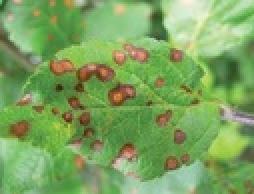
%> input picture Disease8.jpg, 127 x 97 px, shrunk from 256 x 197 before the run (shown 2 times larger)
$ octave kmeans_segmentation_assignment_part2.m   (GNU Octave 9; MATLAB toolbox functions it lacks are replaced by stand-ins)
%> lines starting %> are read from the running program, lines starting %| are printed output that depends on the picture
### kmeans_modified.m
%%%%%%%%%%%%%%%%%%%%%%%%%%%%%%%%%%%%%%%%%%%%%
%% SC556 - Assignment
% Author: Narmada Balasooriya
% Registration Number: PGIS/SC/MSC/CSC/17/06
% k-means algorithm
%%
%%%%%%%%%%%%%%%%%%%%%%%%%%%%%%%%%%%%%%%%%%%%%

function [indices, centroids] = kmeans_new_v2(X, k)
    %% Variable Initializations %$
    Y = X;
    [rows,m] = size(Y); % get the size of the dataset
    max_iterations = 10; % set the maximum number of iterations
    centroids = zeros(k, m); % initialize the centroids
    Y_new = Y; % create Y_new -> which will change
    rand_datapoint_size = floor(rows/k); % random data point size for a cluster
    iter = 0;
    min_dis = 0;

    %% Centroid Initialization %%
    % select some random datapoints and get the centroids
    for i=1:k
        new_idx = (1:rand_datapoint_size);
        random_cluster = Y_new(new_idx, :);
        centroids(i,:) = mean(random_cluster); % generate the centroid
        Y_new(new_idx,:) = []; % remove the used rows
    end

    %% Main Loop %%

    while(1)
        iter = iter + 1; % iterate

        %% Distance computation %%
        % compute the distance from each datapoint to centroid and get the
        % minimum distance and the corresponding index of the centroid list

        for n=1:rows

            minIdx = 1; % Idx of minimum distance
            min_dis = norm(Y(n,:)-centroids(minIdx,:),2);

           for j = 1:k
                dist = norm(centroids(j,:)-X(n,:),2);
                if(dist < min_dis)% check for the minimum distance
                    min_dis = dist;
                    minIdx = j; % change the index
                end
           end
           indices(n) = minIdx; % update the indices vector
        end

        %% Recalculate the centroids %%

        for x=1:k
            %caculate the new mean for the clusters -> centroids
            centroids(x,:) = sum(Y(find(indices==x),:));
            centroids(x,:) = centroids(x,:) / length(find(indices==x));

        end

        %% convergence criteria
        if(min_dis < 0.01)
            break;
        end

        %% convergence criteria - alternative
        if(iter>max_iterations)
            break;
        end
    end

end

### kmeans_segmentation_assignment_part2.m
%%%%%%%%%%%%%%%%%%%%%%%%%%%%%%%%%%%%%%%%%%%%%
% Author: Narmada Balasooriya
% k-means image segmentation implementation
%%%%%%%%%%%%%%%%%%%%%%%%%%%%%%%%%%%%%%%%%%%%%

%% Read the images
image_1 = imread('Disease8.jpg');
%> image_1 is the input picture: size 97x127x3 uint8; mean R, G, B 124.2, 163.9, 94.7
image_2 = imread('Disease11.jpg');
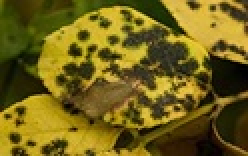
%> input picture Disease11.jpg, 124 x 78 px, shrunk from 250 x 157 before the run (shown 2 times larger)
%> image_2 is the input picture: size 78x124x3 uint8; mean R, G, B 112.9, 97.7, 24.4
image_3 = imread('Disease12.jpg');
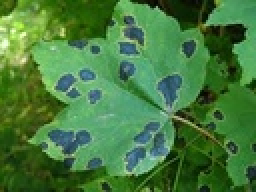
%> input picture Disease12.jpg, 128 x 96 px, shrunk from 259 x 194 before the run (shown 2 times larger)
%> image_3 is the input picture: size 96x128x3 uint8; mean R, G, B 69.7, 122.7, 62.1

%% Convert the images to double %%
image_1 = im2double(image_1);
%> image_1: size 97x127x3 double
image_2 = im2double(image_2);
%> image_2: size 78x124x3 double
image_3 = im2double(image_3);
%> image_3: size 96x128x3 double

%% show the original images %%
figure;
subplot(2,2,1), imshow(image_1), title('Disease8');
subplot(2,2,2), imshow(image_2), title('Disease11');
subplot(2,2,3), imshow(image_3), title('Disease12');


%% Get the image rows and columns %%
nrows_1 = size(image_1, 1);
%> nrows_1 = 97
ncols_1 = size(image_1, 2);
%> ncols_1 = 127
clr_1 = size(image_1, 3);
%> clr_1 = 3

nrows_2 = size(image_2, 1);
%> nrows_2 = 78
ncols_2 = size(image_2, 2);
%> ncols_2 = 124
clr_2 = size(image_2, 3);
%> clr_2 = 3

%% Get the color spaces of the image %%

% image_1
r1 = image_1(:,:,1);
g1 = image_1(:,:,2);
b1 = image_1(:,:,3);

R1 = r1(:);
G1 = g1(:);
B1 = b1(:);
X1 = [R1 G1 B1]; % final image_1

% image_2
r2 = image_2(:,:,1);
g2 = image_2(:,:,2);
b2 = image_2(:,:,3);
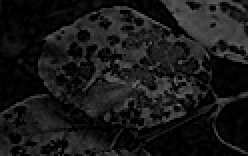
%> b2: size 78x124 double (shown 2 times larger); min 0, max 0.478, mean 0.0959

R2 = r2(:);
G2 = g2(:);
B2 = b2(:);
X2 = [R2 G2 B2]; % final image_2

% image_3
r3 = image_3(:,:,1);
g3 = image_3(:,:,2);
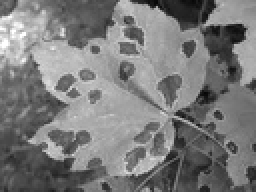
%> g3: size 96x128 double (shown 2 times larger); min 0.0235, max 1, mean 0.481
b3 = image_3(:,:,3);
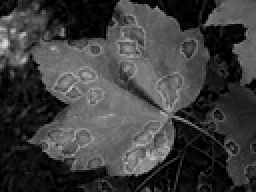
%> b3: size 96x128 double (shown 2 times larger); min 0, max 0.851, mean 0.243

R3 = r3(:);
G3 = g3(:);
B3 = b3(:);
X3 = [R3 G3 B3]; % final image_3

% Set the color space
clrs = [1,0,0;
        0.4,0.7,0;
        0.1,0,0;
        1,0.5,0.9;
        1,1,0.1;
        0.8,0.8,0.40;
        0.7,0.3,0.2;
        0.6,0.1,0.9;
        0.4,0,1;
        1,0.4,0.1
        ];

%% Calculate the k-means for the color image %%
figure;

[idx,C] = kmeans_modified(X1,4);
%> after the loop in kmeans_new_v2, `for i=1:k`: Y_new = [0.439 0.455 0.255; 0.431 0.443 0.235; 0.447 0.49 0.263]; centroids = [0.447 0.628 0.349; 0.479 0.603 0.335; 0.504 0.656 0.396; 0.519 0.685 0.406]
%> after the loop in kmeans_new_v2, `while(1)`: centroids = [0.401 0.601 0.293; 0.372 0.423 0.213; 0.546 0.71 0.415; 0.693 0.824 0.623]; iter = 11
%> C has the same summary as centroids in kmeans_new_v2
pixel_test = ind2rgb(reshape(idx, size(image_1,1), size(image_1, 2)), clrs);
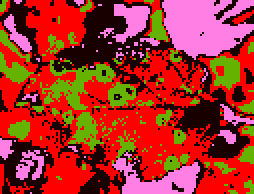
%> pixel_test: size 97x127x3 double (shown 2 times larger); mean R, G, B 0.65, 0.189, 0.15
subplot(2,2,1),imshow(pixel_test, []), title('My k-means - Disease8');

[idx,C] = kmeans_modified(X2,4);
%> C = [0.304 0.274 0.0497; 0.789 0.679 0.2; 0.54 0.456 0.118; 0.145 0.125 0.015]
pixel_test = ind2rgb(reshape(idx, size(image_2,1), size(image_2, 2)), clrs);
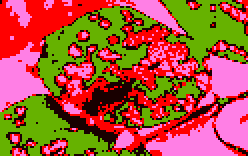
%> pixel_test: size 78x124x3 double (shown 2 times larger); mean R, G, B 0.673, 0.334, 0.236
subplot(2,2,2),imshow(pixel_test, []), title('My k-means - Disease11');

[idx,C] = kmeans_modified(X3,4);
%> (the run ends here)
